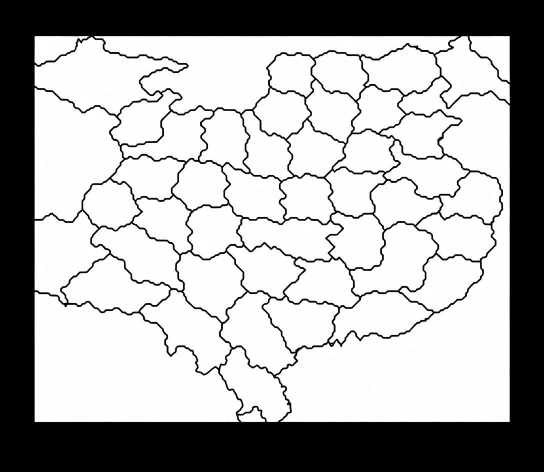
#> input picture download/numbers-removed.jpg, 1088 x 944 px, found by its file name (shown at 1/2 size)
$ python extract_clean_provinces.py
#> lines starting #> are read from the running program, lines starting #| are printed output that depends on the picture; after the words box and inside, x2 and y2 are one past the last pixel; in counts of white or black regions, pixels touching at a corner belong together
#!/usr/bin/env python3
"""
Extract province polygons from the clean numbers-removed.jpg image.
Creates a mapping template that the user can fill in to assign province IDs.
"""

import cv2
import json
import numpy as np
from pathlib import Path
from typing import List, Dict


def extract_provinces_clean(image_path: str) -> List[Dict]:
    """
    Extract province polygons from the clean black-and-white border image.
    """
    img = cv2.imread(image_path)
    if img is None:
        raise ValueError(f"Could not load image: {image_path}")

    print(f"Image loaded: {img.shape}")

    # Convert to grayscale and binary
    gray = cv2.cvtColor(img, cv2.COLOR_BGR2GRAY)
    _, binary = cv2.threshold(gray, 127, 255, cv2.THRESH_BINARY)

    # Use connected components to find white regions
    num_labels, labels, stats, centroids = cv2.connectedComponentsWithStats(binary, connectivity=8)

    print(f"Found {num_labels - 1} white regions (excluding background)")

    provinces = []

    for i in range(1, num_labels):  # Skip background (0)
        area = stats[i, cv2.CC_STAT_AREA]
        x, y, w, h = (
            stats[i, cv2.CC_STAT_LEFT],
            stats[i, cv2.CC_STAT_TOP],
            stats[i, cv2.CC_STAT_WIDTH],
            stats[i, cv2.CC_STAT_HEIGHT],
        )
        cx, cy = centroids[i]

        # Filter out very small regions (noise) and very large regions (background)
        if area < 800:  # Too small
            print(f"  Skipping small region {i}: area={area}")
            continue
        if area > 50000:  # Too large - likely background
            print(f"  Skipping large region {i}: area={area}")
            continue
        if w > 400 or h > 400:  # Unusually large
            print(f"  Skipping oversized region {i}: {w}x{h}")
            continue

        # Create mask for this component
        mask = (labels == i).astype(np.uint8) * 255

        # Find contours
        contours, _ = cv2.findContours(mask, cv2.RETR_EXTERNAL, cv2.CHAIN_APPROX_SIMPLE)

        if not contours:
            continue

        # Get the main contour
        contour = max(contours, key=cv2.contourArea)

        # Simplify the contour
        epsilon = 0.005 * cv2.arcLength(contour, True)
        approx = cv2.approxPolyDP(contour, epsilon, True)

        # Extract points
        points = [[int(pt[0][0]), int(pt[0][1])] for pt in approx]

        if len(points) < 3:
            print(f"  Region {i}: too few points ({len(points)}), skipping")
            continue

        province = {
            "temp_id": i,
            "area": int(area),
            "centroid": [float(cx), float(cy)],
            "bbox": [int(x), int(y), int(w), int(h)],
            "points": points,
            "num_points": len(points),
        }
        provinces.append(province)
        print(f"  Region {i}: area={area}, points={len(points)}, at ({cx:.0f}, {cy:.0f})")

    print(f"\nTotal provinces found: {len(provinces)}")

    if len(provinces) != 41:
        print(f"WARNING: Expected 41 provinces, found {len(provinces)}")

    return sorted(provinces, key=lambda p: p["area"], reverse=True)


def create_mapping_template(provinces: List[Dict]) -> Dict:
    """Create a template JSON for mapping temp_ids to province_ids."""

    mapping = {
        "description": "Map temp_id (from extraction) to province_id (1-41)",
        "instructions": "Edit the 'province_id' field for each entry. Use the preview image to identify provinces.",
        "image": "download/province_mapping_preview.png",
        "mappings": [],
    }

    for p in provinces:
        mapping["mappings"].append(
            {
                "temp_id": p["temp_id"],
                "area": p["area"],
                "centroid": [round(p["centroid"][0]), round(p["centroid"][1])],
                "province_id": None,
                "province_name": "",
            }
        )

    return mapping


def create_preview_image(image_path: str, provinces: List[Dict]):
    """Create a visualization with temp_ids labeled."""
    img = cv2.imread(image_path)
    viz = img.copy()

    # Sort provinces by temp_id for consistent display
    sorted_provinces = sorted(provinces, key=lambda p: p["temp_id"])

    for p in sorted_provinces:
        # Draw polygon outline
        points = np.array(p["points"], np.int32)
        points = points.reshape((-1, 1, 2))
        cv2.polylines(viz, [points], True, (0, 255, 0), 2)

        # Draw centroid
        cx, cy = int(p["centroid"][0]), int(p["centroid"][1])
        cv2.circle(viz, (cx, cy), 5, (0, 0, 255), -1)

        # Draw temp_id
        text = str(p["temp_id"])
        (text_w, text_h), _ = cv2.getTextSize(text, cv2.FONT_HERSHEY_SIMPLEX, 0.6, 2)
        cv2.rectangle(
            viz,
            (cx - text_w // 2 - 3, cy - text_h // 2 - 3),
            (cx + text_w // 2 + 3, cy + text_h // 2 + 3),
            (255, 255, 255),
            -1,
        )
        cv2.putText(
            viz,
            text,
            (cx - text_w // 2, cy + text_h // 2),
            cv2.FONT_HERSHEY_SIMPLEX,
            0.6,
            (255, 0, 0),
            2,
        )

    output_path = Path("download/province_mapping_preview.png")
    cv2.imwrite(str(output_path), viz)
    print(f"\nPreview saved to: {output_path}")
    print("Use this image to identify which temp_id corresponds to which province 1-41")


def main():
    image_path = "download/numbers-removed.jpg"
    output_dir = Path("data")
    output_dir.mkdir(exist_ok=True)

    print("=" * 60)
    print("Province Extraction from Clean Image")
    print("=" * 60)

    # Extract provinces
    print("\nExtracting provinces...")
    provinces = extract_provinces_clean(image_path)
#> in extract_provinces_clean, img is the input picture: shape (944, 1088, 3); mean B, G, R 170.8, 170.7, 170.7
#| Image loaded: (944, 1088, 3)
#> in extract_provinces_clean, `_, binary = cv2.threshold(gray, 127, 255, cv2.THRESH_BINARY)`: binary: shape (944, 1088); 67.4% white; 1 black region, box (x1, y1, x2, y2) and area: (0, 0, 1088, 944) 335336
#> in extract_provinces_clean, `num_labels, labels, stats, centroids = cv2.connectedComponentsWithStat..`:
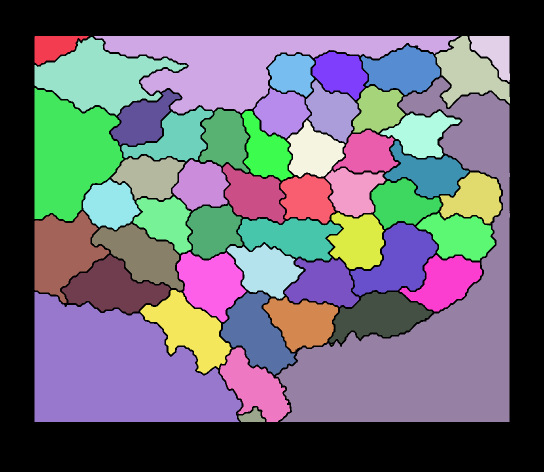
#> labels: shape (944, 1088) int32 (shown at 1/2 size); 51 distinct labels, from 0 to 50; one colour per label, 0 black
#> in extract_provinces_clean, `num_labels, labels, stats, centroids = cv2.connectedComponentsWithStat..`: num_labels = 51; stats = 51 rows, first 6: [0, 0, 1088, 944, 335336], [69, 72, 109, 58, 3755], [188, 72, 730, 155, 46444], [871, 72, 149, 143, 10695], [939, 72, 81, 92, 4300], [69, 74, 305, 157, 23193]; centroids = 51 pairs, first value 106.8 to 988.5, second value 93.69 to 833.5
#| Found 50 white regions (excluding background)
#> the loop in extract_provinces_clean, `for i in range(1, num_labels):` made 50 passes
#> (area, x, y, w, h, cx, cy, epsilon) on passes 1, 3, 4, 5, 6, 7, 8, 10, 11, 12, 13, 14: (3755, 69, 72, 109, 58, 106.8, 93.69, 1.54), (10695, 871, 72, 149, 143, 938, 145.8, 2.88), (4300, 939, 72, 81, 92, 988.5, 103.7, 1.57), (23193, 69, 74, 305, 157, 198.1, 153.9, 4.71), (10108, 722, 90, 158, 100, 805.3, 140.9, 2.36), (7018, 625, 104, 110, 96, 680.9, 146.7, 1.77), (5864, 536, 108, 93, 86, 583.9, 147.4, 1.64), (7763, 612, 160, 107, 126, 663.4, 224.4, 2.02), (6667, 706, 172, 104, 93, 755.8, 219.6, 1.87), (32638, 69, 176, 178, 266, 139.5, 308.5, 4.23), (7294, 507, 176, 114, 101, 563.5, 225.8, 1.78), (7860, 222, 180, 140, 111, 286, 241.1, 2.24)
#> (area, x, y, w, h, cx, cy) on passes 2, 9, 44: (46444, 188, 72, 730, 155, 486, 124.1), (116321, 552, 155, 468, 689, 857.1, 633.9), (74911, 69, 584, 414, 260, 235.4, 741.5)
#|   Region 1: area=3755, points=16, at (107, 94)
#|   Skipping oversized region 2: 730x155
#|   Region 3: area=10695, points=31, at (938, 146)
#|   Region 4: area=4300, points=15, at (989, 104)
#|   Region 5: area=23193, points=33, at (198, 154)
#|   Region 6: area=10108, points=26, at (805, 141)
#|   Region 7: area=7018, points=27, at (681, 147)
#|   Region 8: area=5864, points=34, at (584, 147)
#> (further printed lines are left out)
#> pass 1, in extract_provinces_clean, `mask = (labels == i).astype(np.uint8) * 255`:
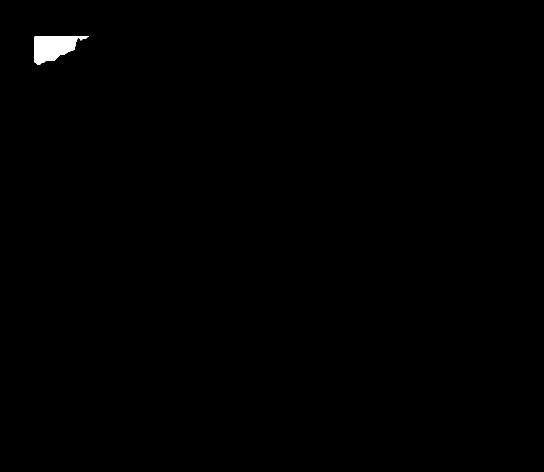
#> mask: shape (944, 1088) (shown at 1/2 size); 0.37% white; 1 white region, box (x1, y1, x2, y2) and area: (69, 72, 178, 130) 3755
#> pass 3, in extract_provinces_clean, `mask = (labels == i).astype(np.uint8) * 255`:
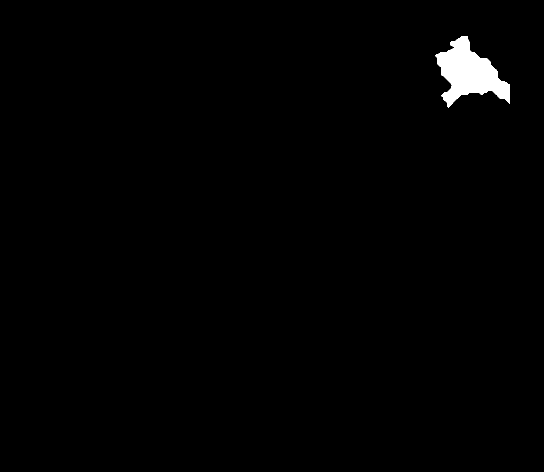
#> mask: shape (944, 1088) (shown at 1/2 size); 1% white; 1 white region, box (x1, y1, x2, y2) and area: (871, 72, 1020, 215) 10695
#> after the loop in extract_provinces_clean, `for i in range(1, num_labels):`:
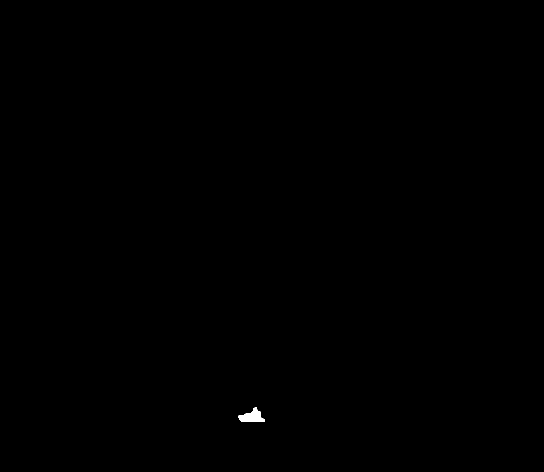
#> mask: shape (944, 1088) (shown at 1/2 size); 0.09% white; 1 white region, box (x1, y1, x2, y2) and area: (477, 815, 530, 844) 884
#> after the loop in extract_provinces_clean, `for i in range(1, num_labels):`: provinces = 46 items
#| Total provinces found: 46
#| WARNING: Expected 41 provinces, found 46
#> provinces = 46 items

    # Save raw extraction
    raw_output = output_dir / "provinces_raw_extraction.json"
    with open(raw_output, "w") as f:
        json.dump(provinces, f, indent=2)
    print(f"\nRaw extraction saved to: {raw_output}")

    # Create mapping template
    mapping = create_mapping_template(provinces)
#> the loop in create_mapping_template, `for p in provinces:` made 46 passes
#> mapping = 4 items
    mapping_output = output_dir / "province_mapping.json"
    with open(mapping_output, "w") as f:
        json.dump(mapping, f, indent=2)
    print(f"Mapping template saved to: {mapping_output}")

    # Create preview image
    create_preview_image(image_path, provinces)
#> in create_preview_image, `sorted_provinces = sorted(provinces, key=lambda p: p["temp_id"])`: sorted_provinces = 46 items
#> the loop in create_preview_image, `for p in sorted_provinces:` made 46 passes
#> (cx, cy, text, text_w) on passes 1 to 12: (106, 93, '1', 14), (937, 145, '3', 14), (988, 103, '4', 14), (198, 153, '5', 14), (805, 140, '6', 14), (680, 146, '7', 14), (583, 147, '8', 14), (663, 224, '10', 26), (755, 219, '11', 26), (139, 308, '12', 26), (563, 225, '13', 26), (286, 241, '14', 26)
#> (cx, cy) on pass 42: (513, 667)
#> after the loop in create_preview_image, `for p in sorted_provinces:`:
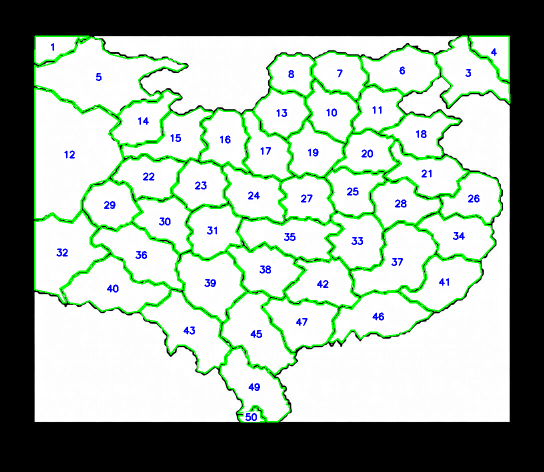
#> viz: shape (944, 1088, 3) (shown at 1/2 size); 8.86% of pixels changed, all inside (x1, y1, x2, y2) = (68, 71, 1021, 845)

    print("\n" + "=" * 60)
    print("SETUP COMPLETE!")
    print("=" * 60)
    print("\nNext steps:")
    print("1. Open: download/province_mapping_preview.png")
    print("   This shows each extracted province with its temp_id")
    print("2. Edit: data/province_mapping.json")
    print("   Fill in 'province_id' (1-41) for each temp_id")
    print("3. Run: python scripts/apply_province_mapping.py")
    print("   This creates the final data/province_shapes.json")
    print("=" * 60)


if __name__ == "__main__":
    main()

$ run again, with download/comparison_cleaned.png saved as download/numbers-removed.jpg
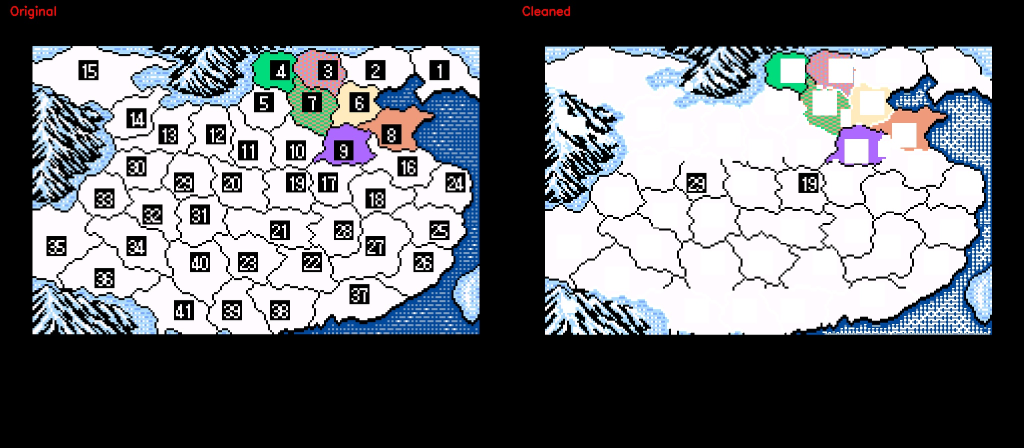
#> input picture download/comparison_cleaned.png, 2048 x 896 px, found by its file name (shown at 1/2 size)
#> in extract_provinces_clean, img is the input picture: shape (896, 2048, 3); mean B, G, R 113.2, 108.2, 105.2
#| Image loaded: (896, 2048, 3)
#> binary: shape (896, 2048); 43.7% white; 551 white regions (332 under 20 px), largest, box (x1, y1, x2, y2) and area: (1090, 93, 1984, 670) 411531, (65, 92, 959, 668) 333558, (1880, 191, 1981, 448) 8838
#> labels: shape (896, 2048) int32; 552 distinct labels, from 0 to 551
#> num_labels = 552; stats = 552 rows, first 6: [0, 0, 2048, 896, 1033123], [65, 92, 894, 576, 333558], [376, 92, 24, 20, 208], [436, 92, 36, 28, 256], [456, 92, 24, 20, 144], [508, 92, 8, 8, 32]; centroids = 552 pairs, first value 66.5 to 1970, second value 95.5 to 667
#| Found 551 white regions (excluding background)
#> the loop in extract_provinces_clean, `for i in range(1, num_labels):` made 551 passes
#> (area, x, y, w, h, cx, cy) on passes 1 to 3: (333558, 65, 92, 894, 576, 477.5, 376.7), (208, 376, 92, 24, 20, 388, 100.3), (256, 436, 92, 36, 28, 452.2, 103.2)
#> (printed output is left out)
#> after the loop in extract_provinces_clean, `for i in range(1, num_labels):`:
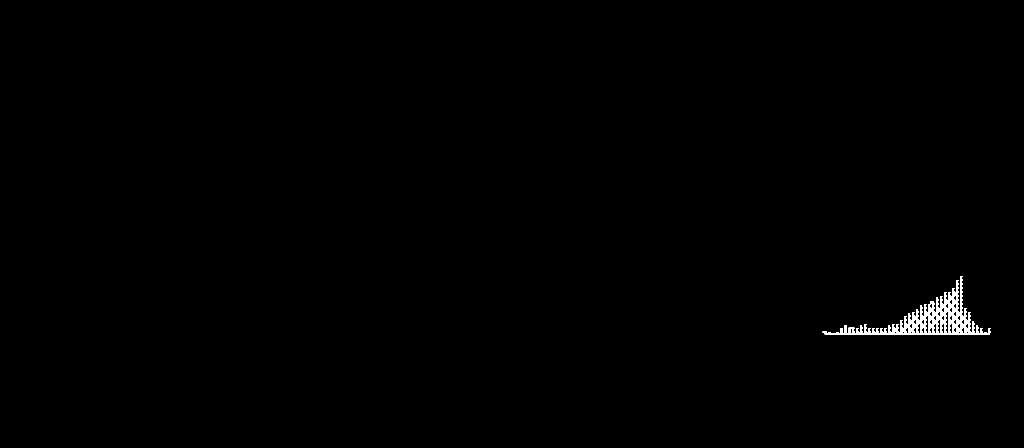
#> mask: shape (896, 2048) (shown at 1/2 size); 0.46% white; 1 white region, box (x1, y1, x2, y2) and area: (1645, 552, 1981, 669) 8400
#> after the loop in extract_provinces_clean, `for i in range(1, num_labels):`: provinces = 5 items
#> the loop in create_mapping_template, `for p in provinces:` made 5 passes
#> mapping = 4 items
#> sorted_provinces = 5 items
#> the loop in create_preview_image, `for p in sorted_provinces:` made 5 passes
#> (cx, cy, text, text_w) on passes 1 to 5: (1938, 273, '34', 26), (1967, 497, '305', 38), (937, 588, '345', 38), (1962, 589, '346', 38), (1858, 638, '360', 38)
#> after the loop in create_preview_image, `for p in sorted_provinces:`:
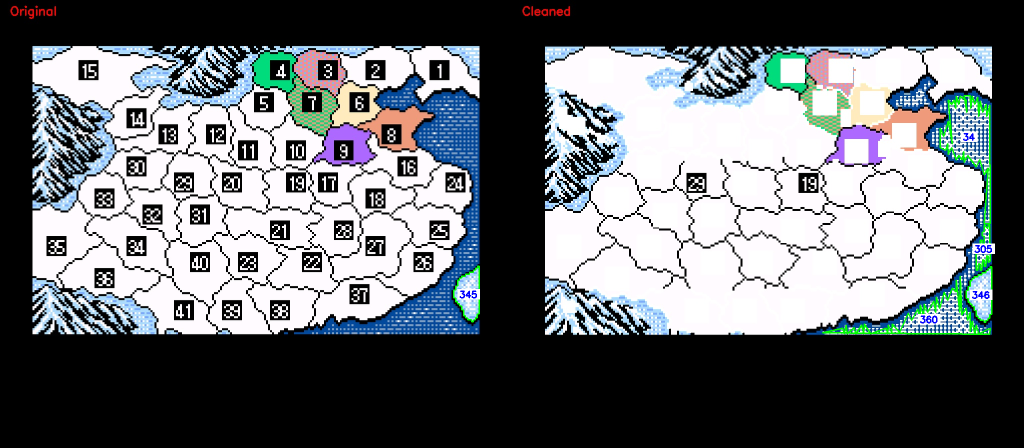
#> viz: shape (896, 2048, 3) (shown at 1/2 size); 0.75% of pixels changed, all inside (x1, y1, x2, y2) = (906, 190, 1990, 670)
